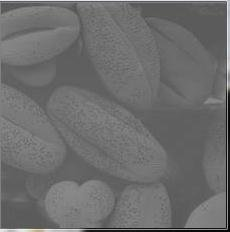
#> input picture Required Images/Low-contrast-image.png, 230 x 232 px, found by its file name
$ python Exp3_4.py
#> lines starting #> are read from the running program, lines starting #| are printed output that depends on the picture
import cv2
import numpy as np
from matplotlib import pyplot as plt

img = cv2.imread('low-contrast-image.png', 0)
#> img: shape (232, 230); min 0, max 242, mean 109.2
final = np.zeros((img.shape[0], img.shape[1]), dtype='float16')

histr = cv2.calcHist([img], [0], None, [256], [0, 256])
#> histr = 256 values, max 2610 at index 95, min 0 at index 1, mean 208.4
plt.plot(histr)
plt.show()
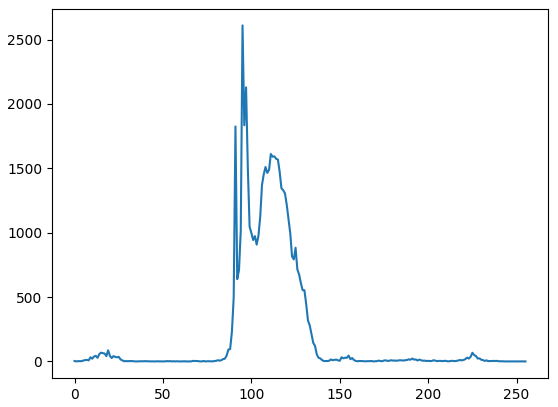
#> figure drawn by matplotlib, 1 panel; curve peaks at x = 95, y = 2610

r1 = 70
r2 = 150
s1 = 0
s2 = 255

m1 = s1 / r1
m2 = (s2 - s1) / (r2 - r1)
m3 = (256 - s2) / (256 - r2)
for i in range(img.shape[0]):
    for j in range(img.shape[1]):
        if img[i][j] <= r1:
            final[i, j] = m1 * img[i][j]
        elif img[i][j] <= r2:
            final[i, j] = m2 * img[i][j]
        else:
            final[i, j] = m3 * img[i][j]
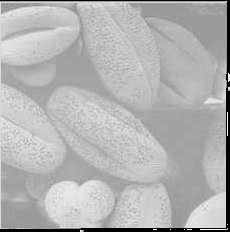
#> final: shape (232, 230) float16; min 0, max 478, mean 336; drawn with min black and max white

im1 = np.array(final, dtype=np.uint8)
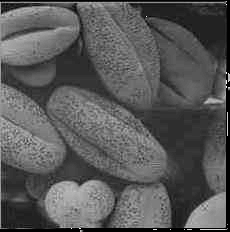
#> im1: shape (232, 230); min 0, max 255, mean 88.5

titles = ['Original Image', 'result of contrast stretching ']
images = [img, im1]

no = 2
for k in range(no):
    plt.subplot(1, no, k + 1)
    plt.imshow(images[k], cmap='gray')
    plt.title(titles[k])
    plt.xticks([])
    plt.yticks([])
plt.show()
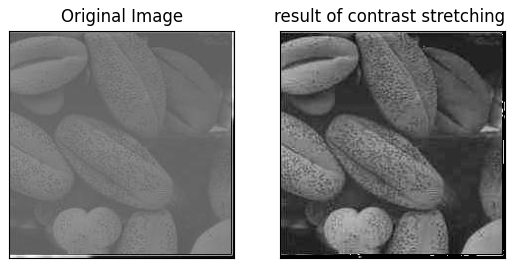
#> figure drawn by matplotlib, 2 panels

for i in range(len(images)):
    cv2.imshow(titles[i], images[i])
#> this loop made 2 passes

cv2.waitKey(0)
cv2.destroyAllWindows()
